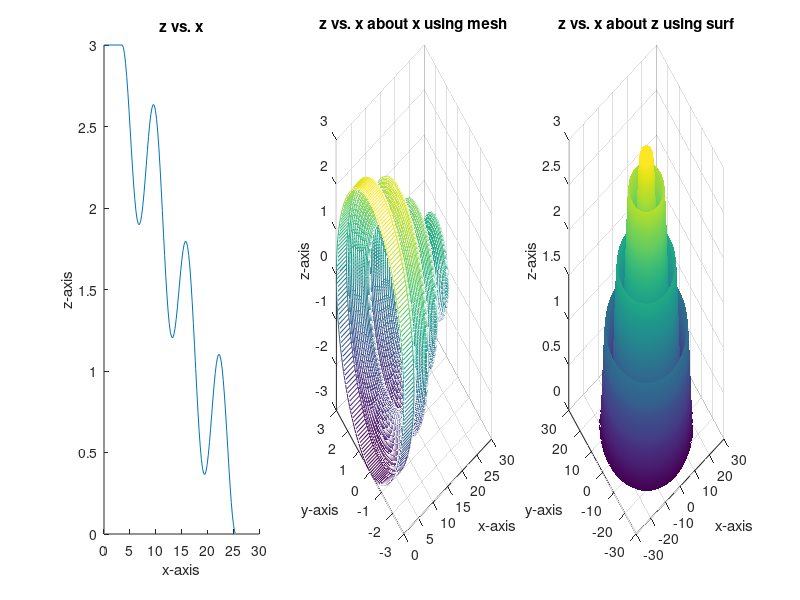

Here is the MATLAB script that generated this plot:
% Chapter 11, Problem 8
function Ch_11_P_08 

clear
clc
close all
% 11-8	Write a function named plotRotation that takes in two vectors, x and z, and a vector th.  Your function should plot three plots in the same figure by using the subplot command.  The figure should have 1x3 plots. The plots should be as follows:
% a.	z vs. x; titled 'z vs. x'.  Note that you will have to use plot3()  to correctly plot this in the xz plane rather than the xy plane as plot() would do.  Also, you should use view(0, 0) to make the plot produced by plot3() show up as 2D as shown in the example image.
% b.	 z vs. x rotated around the x axis using mesh() with flat shading and a square axis; titled 'z vs. x about x using mesh'.
% c.	 z vs. x rotated around the z axis using surf() with interp shading and a square axis; titled 'z vs. x about z using surf'.
% For plots b and c, the input vector th should be used for your independent vector theta which is used to convert from polar to cartesian coordinates. Don't forget to title and label each of the three plots.  
%%%%%%%%%%%%%%%%%%%%%%%%%%%%%%11-8%%%%%%%%%%%%%%%%%%%%%%%%%%%%%%%%%%%%
    [x z] = mystery(7);
    plotRotation(x, z, linspace(0, 2*pi, 200))
end

function plotRotation(x, z, th) 

    subplot(1, 3, 1)
    plot3(x,zeros(1, length(x)),z)
    xlabel('x-axis')
    zlabel('z-axis')
    view(0,0)
    title('z vs. x')

    subplot(1,3,2)
    [xx tth]= meshgrid(x, th);
    [zz tth]= meshgrid(z, th);
    rr= zz;
    xx= xx;
    yy= rr.*cos(tth);
    zz= rr.*sin(tth);
    mesh(xx,yy,zz)
    xlabel('x-axis')
    ylabel('y-axis')
    zlabel('z-axis')
    title('z vs. x about x using mesh')

    subplot(1,3,3)
    [xx tth]= meshgrid(x, th);
    [zz tth]= meshgrid(z, th);
    rr= xx;
    xx= rr.*cos(tth);
    yy= rr.*sin(tth);
    surf(xx,yy,zz)
    xlabel('x-axis')
    ylabel('y-axis')
    zlabel('z-axis')
    shading interp
    title('z vs. x about z using surf')
end

function [th y] = mystery(n)

    mx = n*pi;
    th = linspace(0, mx);
    y = cos(th)/2 + cos(th ./ n) + 1.5;
    th = [0 th+n/2];
    y = [y(1) y];
end
